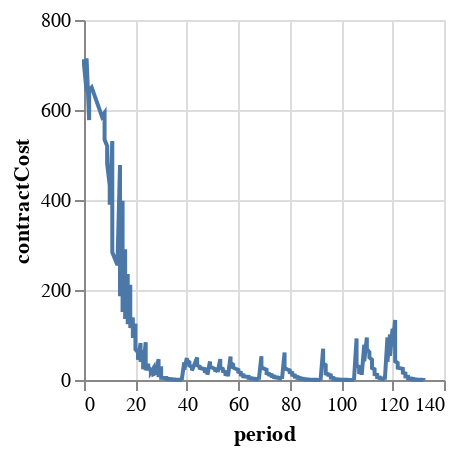

This figure's notebook cell:
### Code cell
charts[1]

### Figure 1 — Vega-Lite specification as saved in the notebook (floating-point values rounded to 4 significant figures; data arrays with more than 128 entries replaced by an {"elided": "..."} marker saying what was removed)
{"config": {"view": {"continuousWidth": 400, "continuousHeight": 300}}, "data": {"name": "data-02c7d4d3ddba43d543398240085ae3f8"}, "mark": "line", "encoding": {"x": {"type": "quantitative", "field": "period"}, "y": {"type": "quantitative", "field": "contractCost"}}, "height": 180, "width": 180, "$schema": "https://vega.github.io/schema/vega-lite/v4.8.1.json", "datasets": {"data-02c7d4d3ddba43d543398240085ae3f8": {"elided": "561 records"}}}
